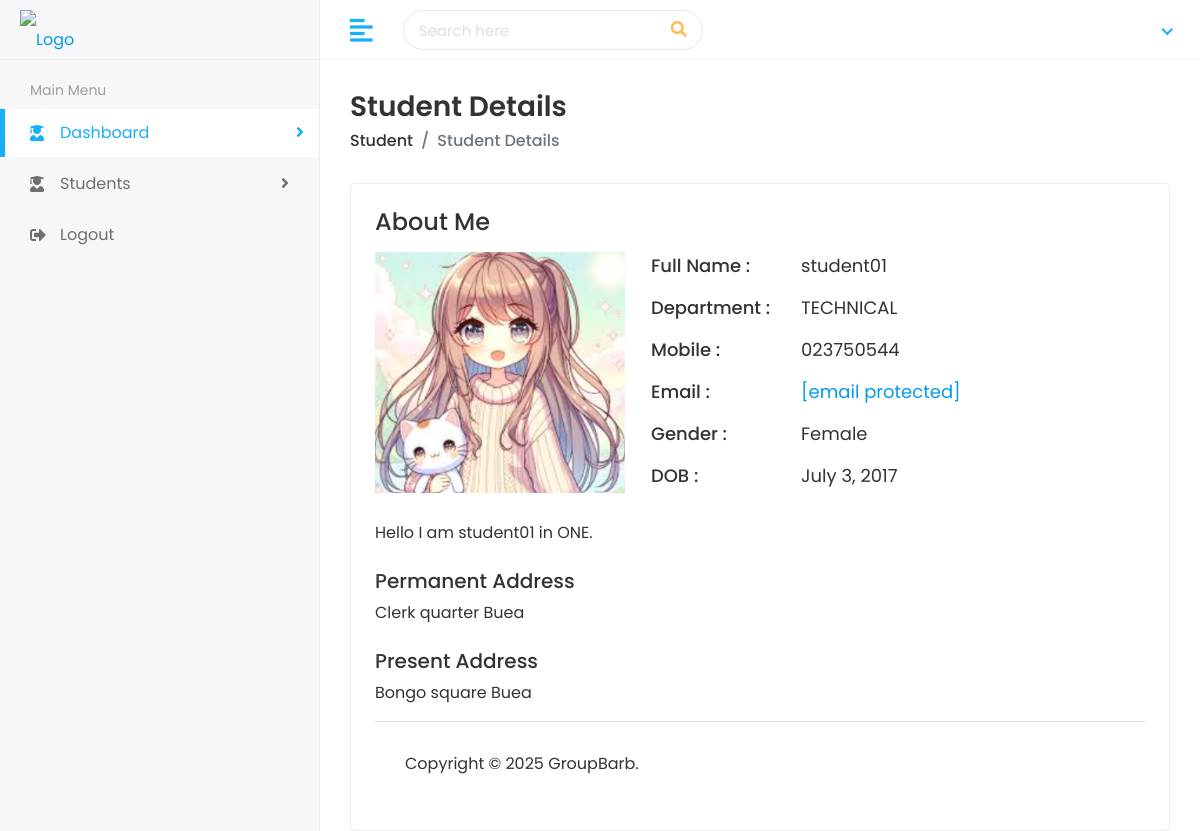
Page /students/students/1/ on the earlier database version.
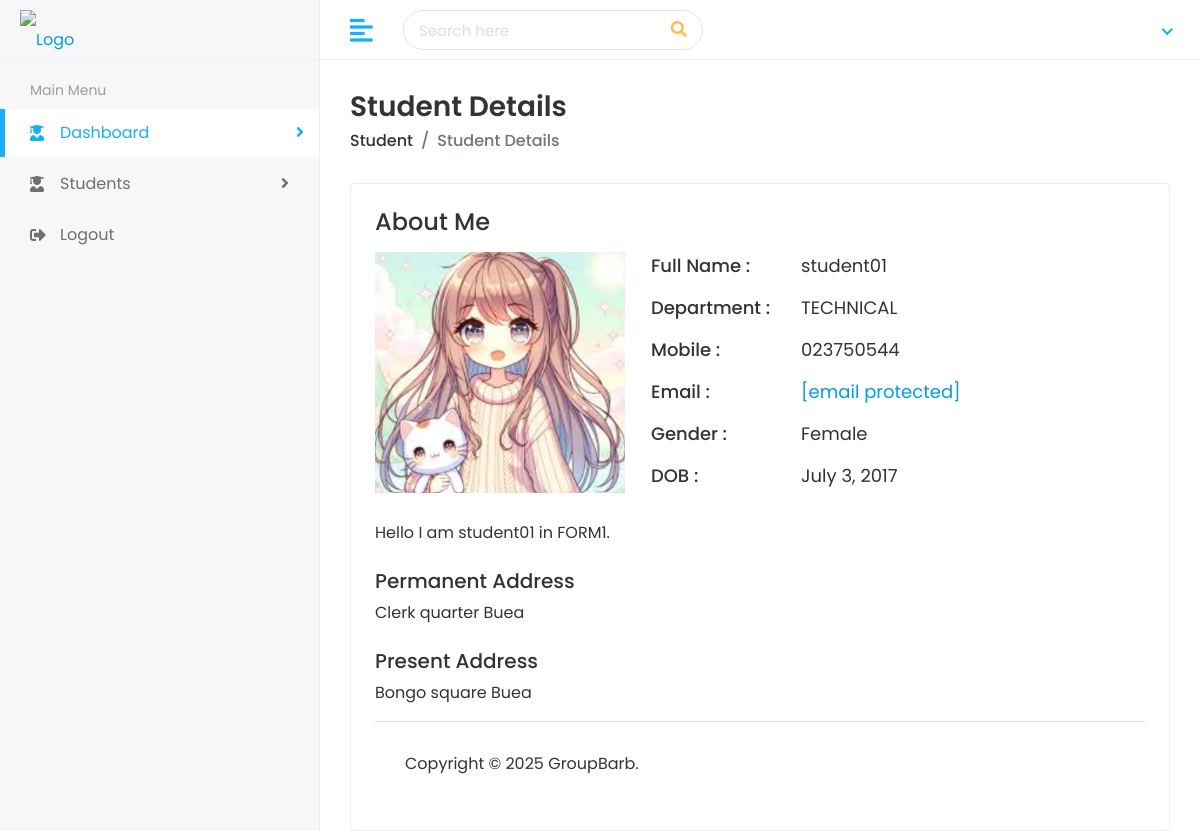
Same page on the later database version.
### student/models.py (models this page shows, shortened)
class Student(models.Model):
    name                = models.TextField( null=True, blank=True)
    student_uid         = models.CharField(max_length=100, unique=True,null=True, blank=True)
    gender              = models.CharField(max_length=100, choices=[('Male','Male'), ('Female', 'Female')])
    date_of_birth       = models.DateField()
    student_class       = models.ForeignKey(ClassRoom, on_delete=models.CASCADE)
    religion            = models.CharField(max_length=100, null=True, blank=True)
    joining_date        = models.DateField()
    mobile_number       = models.CharField(max_length=15, null=True, blank=True)
    admission_number    = models.CharField(max_length=15)
    section             = models.CharField(max_length=100)
    student_image       = models.ImageField(upload_to='student/img/', blank=True)
    parent              = models.ForeignKey(Parent, on_delete=models.CASCADE)
    slug                = models.SlugField(max_length=255, unique=True, blank=True)
    added_by            = models.CharField(max_length=100, null=True)
    modified_by         = models.CharField(max_length=100, null=True, blank=True)
    is_actif            = models.BooleanField(default=True)
    created_on          = models.DateTimeField(auto_now_add=True)
    updated_on          = models.DateTimeField(auto_now=True)

class Parent(models.Model):
    father_name             = models.CharField(max_length=250, null=True, blank=True)
    father_occupation       = models.CharField(max_length=250, null=True, blank=True)
    father_mobile           = models.CharField(max_length=100, unique=True, null=True, blank=True)
    father_email            = models.EmailField(max_length=100,unique=True,  null=True, blank=True)
    mother_name             = models.CharField(max_length=250, null=True, blank=True)
    mother_occupation       = models.CharField(max_length=250, null=True, blank=True)
    mother_mobile           = models.CharField(max_length=100, unique=True, null=True, blank=True)
    mother_email            = models.EmailField(max_length=100, unique=True, null=True, blank=True)
    carer_name              = models.CharField(max_length=250, null=True, blank=True)
    carer_occupation        = models.CharField(max_length=250, null=True, blank=True)
    carer_mobile            = models.CharField(max_length=100, unique=True, null=True, blank=True)
    carer_email             = models.EmailField(max_length=100, unique=True, null=True, blank=True)
    present_address         = models.TextField( null=True, blank=True)
    permanent_address       = models.TextField( null=True)
    added_by                = models.CharField(max_length=100, null=True)
    modified_by             = models.CharField(max_length=100, null=True, blank=True)
    is_actif                = models.BooleanField(default=True)
    created_on              = models.DateTimeField(auto_now_add=True)
    updated_on              = models.DateTimeField(auto_now=True)

### school/models.py (models this page shows, shortened)
class ClassRoom(models.Model):
    class_name              = models.CharField(max_length=250, unique=True,)
    class_code              = models.CharField(max_length=250, unique=True,)
    class_department        = models.CharField(max_length=250, null=True, blank=True)
    other                   = models.CharField(max_length=250, null=True, blank=True)
    added_by                = models.CharField(max_length=100, null=True)
    modified_by             = models.CharField(max_length=100, null=True, blank=True)
    slug                    = models.SlugField(max_length=255, unique=True, blank=True)
    is_actif                = models.BooleanField(default=True)
    created_on              = models.DateTimeField(auto_now_add=True)
    updated_on              = models.DateTimeField(auto_now=True)

### student/views.py (the view)
# urls.py: path('students/<str:slug>/', views.view_student, name="view_student"),
def view_student(request, slug):
    student = get_object_or_404(Student, id = slug)
    context = {
        'student': student
    }
    return render(request, "students/student-details.html", context)

### templates/students/student-details.html (shortened to what this page needs)
{% extends 'home/base.html' %}
{% load static %}
{% block body %}
<div class="page-wrapper">
<div class="content container-fluid">
<div class="page-header">
<div class="row">
<div class="col-sm-12">
<h3 class="page-title">Student Details</h3>
<ul class="breadcrumb">
<li class="breadcrumb-item"><a href="
    {% if user.is_admin %}
    {% url 'student_list' %}
    {% else %}
    {% url 'dashboard' %}
    {% endif %}
    ">Student</a></li>
<li class="breadcrumb-item active">Student Details</li>
</ul>
</div>
</div>
</div>
<div class="card">
<div class="card-body">
<div class="row">
<div class="col-md-12">
<div class="about-info">
<h4>About Me</h4>
<div class="media mt-3">
<img src="{{student.student_image.url}}" class="mr-3" alt="...">
<div class="media-body">
<ul>
<li>
<span class="title-span">Full Name : </span>
<span class="info-span">{{ student.name}}</span>
</li>
<li>
<span class="title-span">Department : </span>
<span class="info-span">{{student.section}}</span>
</li>
<li>
<span class="title-span">Mobile : </span>
<span class="info-span">{{student.mobile_number}}</span>
</li>
<li>
<span class="title-span">Email : </span>
<span class="info-span"><a href="{{student.parent.father_email}}" class="__cf_email__" data-cfemail="7216131b010b32151f131b1e5c111d1f">[email&#160;protected]</a></span>
</li>
<li>
<span class="title-span">Gender : </span>
<span class="info-span">{{student.gender}}</span>
</li>
<li>
<span class="title-span">DOB : </span>
<span class="info-span">{{student.date_of_birth}}</span>
</li>
</ul>
</div>
</div>
<div class="row mt-3">
<div class="col-md-12">
<p>Hello I am {{student.name}} in {{student.student_class.class_name}}.</div>
</div>
<div class="row mt-2">
<div class="col-md-12">
<h5>Permanent Address</h5>
<p>{{student.parent.permanent_address}}</p>
</div>
</div>
<div class="row mt-2">
<div class="col-md-12">
<h5>Present Address</h5>
<p>{{student.parent.present_address}}</p>
</div>
</div>
</div>
</div>
</div>
<footer>
<p>Copyright © 2025 GroupBarb.</p>
</footer>
</div>
</div>
</body>
</html>
{% endblock %}

Differences in the rows shown:
changed through a linked row, Student "student01": student_class.class_name "ONE" → "FORM1"
